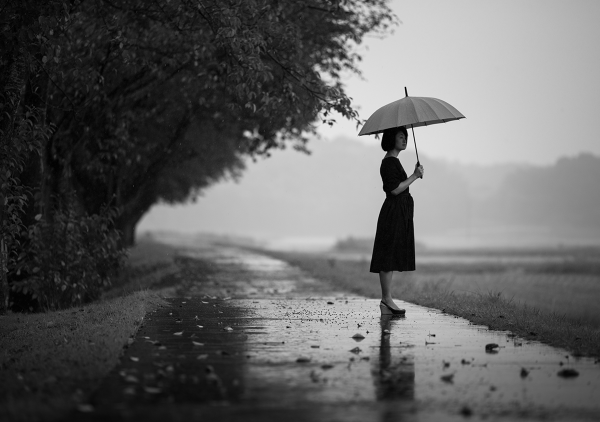
#> input picture Image_Processing/include/Black_White.jpg, 1200 x 844 px, found by its file name (shown at 1/2 size)
$ python Simple_Thresholding.py
#> lines starting #> are read from the running program, lines starting #| are printed output that depends on the picture; after the words box and inside, x2 and y2 are one past the last pixel; in counts of white or black regions, pixels touching at a corner belong together
# simple thresholding(img,pixel_thresh,_max_thresh_pixel,style)

import cv2
import numpy as np

img = cv2.imread('Image_Processing/include/Black_White.jpg')
#> img is the input picture: shape (844, 1200, 3); min 0, max 252, mean 97.1
img = cv2.resize(img,(300,200))
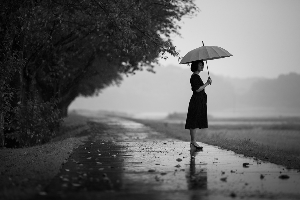
#> img: shape (200, 300, 3); min 0, max 234, mean 96.9
cv2.imshow("Original Image",img)

_, th1 = cv2.threshold(img,50,255,cv2.THRESH_BINARY) # >50 == 1 <50 == 0
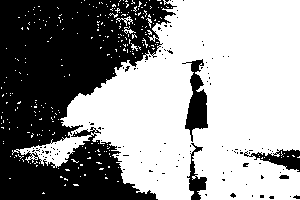
#> th1: shape (200, 300, 3); 58.7% white; 123 black regions (118 under 20 px), largest, box (x1, y1, x2, y2) and area: (0, 0, 177, 200) 22410, (182, 59, 208, 142) 999, (244, 149, 300, 172) 558, (187, 143, 207, 200) 423, (279, 175, 289, 179) 34
# a, th1 = cv2.threshold(img,50,255,cv2.THRESH_BINARY) # >50 == 1 <50 == 0

# print(a) thresold value
cv2.imshow("1 - THRESH_BINARY",th1)

_, th2 = cv2.threshold(img,50,255,cv2.THRESH_BINARY_INV) # >50 == 1 <50 == 0

cv2.imshow("2 - THRESH_BINARY_INV",th2)

_, th3 = cv2.threshold(img,120,255,cv2.THRESH_TRUNC) # >50 == 1 <50 == 0
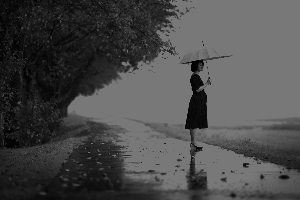
#> th3: shape (200, 300, 3); min 0, max 120, mean 74

cv2.imshow("3 - THRESH_TRUNC",th3) # jo last value miley usa spread kar diya remaining data par.


_, th4 = cv2.threshold(img,127,255,cv2.THRESH_TOZERO) # after zero jo value miley usa spread kar diya.
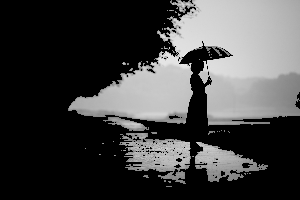
#> th4: shape (200, 300, 3); min 0, max 234, mean 66.6

cv2.imshow("4 - THRESH_TOZERO",th4)

_, th5 = cv2.threshold(img,127,255,cv2.THRESH_TOZERO_INV) # after zero jo value miley usa spread kar diya.
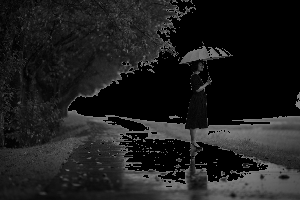
#> th5: shape (200, 300, 3); min 0, max 127, mean 30.3

cv2.imshow("5 - THRESH_TOZERO_INV",th5)

cv2.waitKey(0)
cv2.destroyAllWindows()

$ run again, with Image_Processing/include/Ball_Colorfull.jpg copied over Image_Processing/include/Black_White.jpg
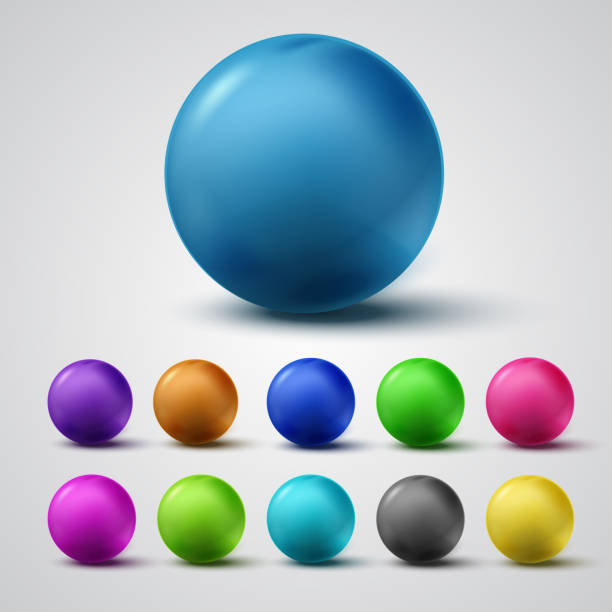
#> input picture Image_Processing/include/Ball_Colorfull.jpg, 612 x 612 px, found by its file name
#> img is the input picture: shape (612, 612, 3); mean B, G, R 192.6, 185.4, 173.6
#> img: shape (200, 300, 3)
#> `_, th4 = cv2.threshold(img,127,255,cv2.THRESH_TOZERO)`:
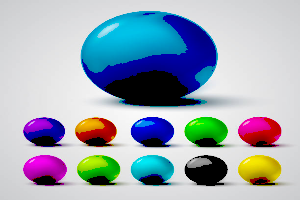
#> th4: shape (200, 300, 3); mean B, G, R 182.7, 170.1, 159.3
#> `_, th5 = cv2.threshold(img,127,255,cv2.THRESH_TOZERO_INV)`:
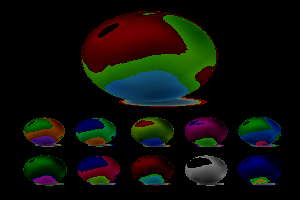
#> th5: shape (200, 300, 3); mean B, G, R 9.8, 15.2, 14.2

$ run again, with Image_Processing/include/Multi_Color_Balls.jpg copied over Image_Processing/include/Black_White.jpg
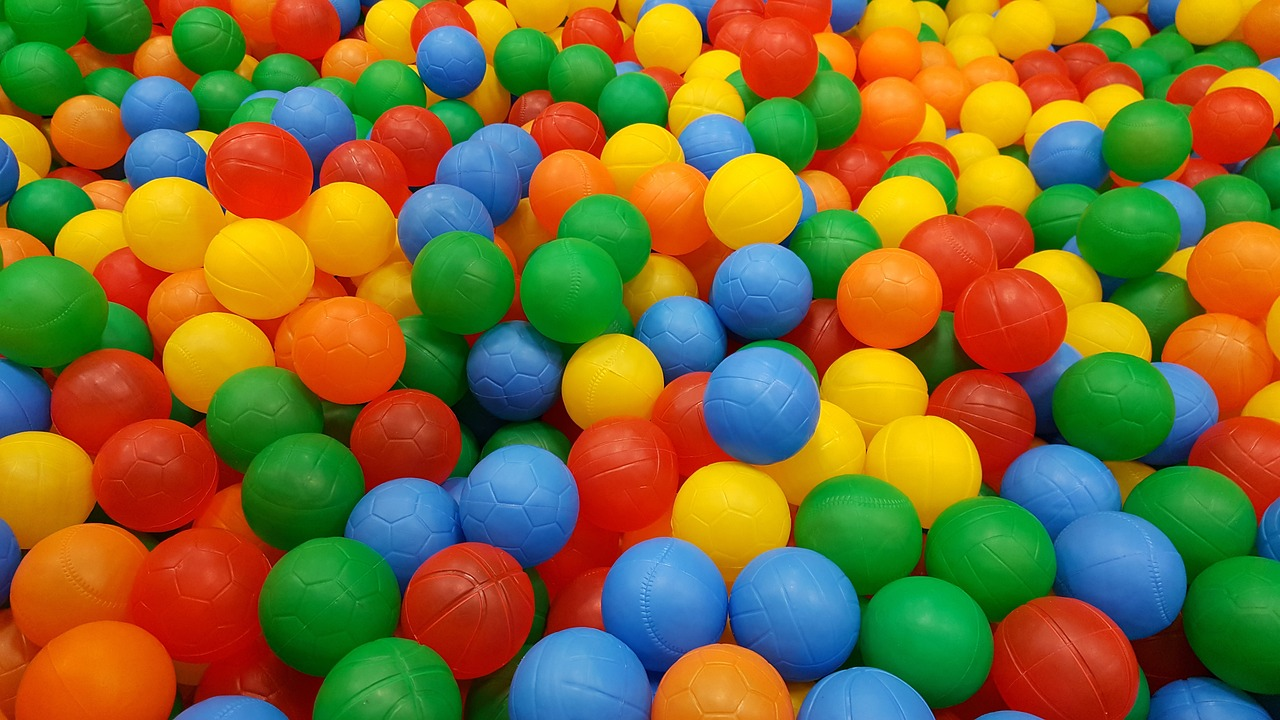
#> input picture Image_Processing/include/Multi_Color_Balls.jpg, 1280 x 720 px, found by its file name
#> img is the input picture: shape (720, 1280, 3); mean B, G, R 48.7, 109.4, 127.5
#> img: shape (200, 300, 3)
#> `_, th4 = cv2.threshold(img,127,255,cv2.THRESH_TOZERO)`:
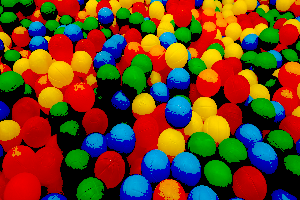
#> th4: shape (200, 300, 3); mean B, G, R 30.7, 67.6, 108.2
#> `_, th5 = cv2.threshold(img,127,255,cv2.THRESH_TOZERO_INV)`:
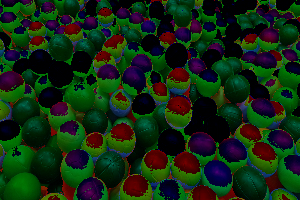
#> th5: shape (200, 300, 3); mean B, G, R 17.9, 41.8, 19.2
